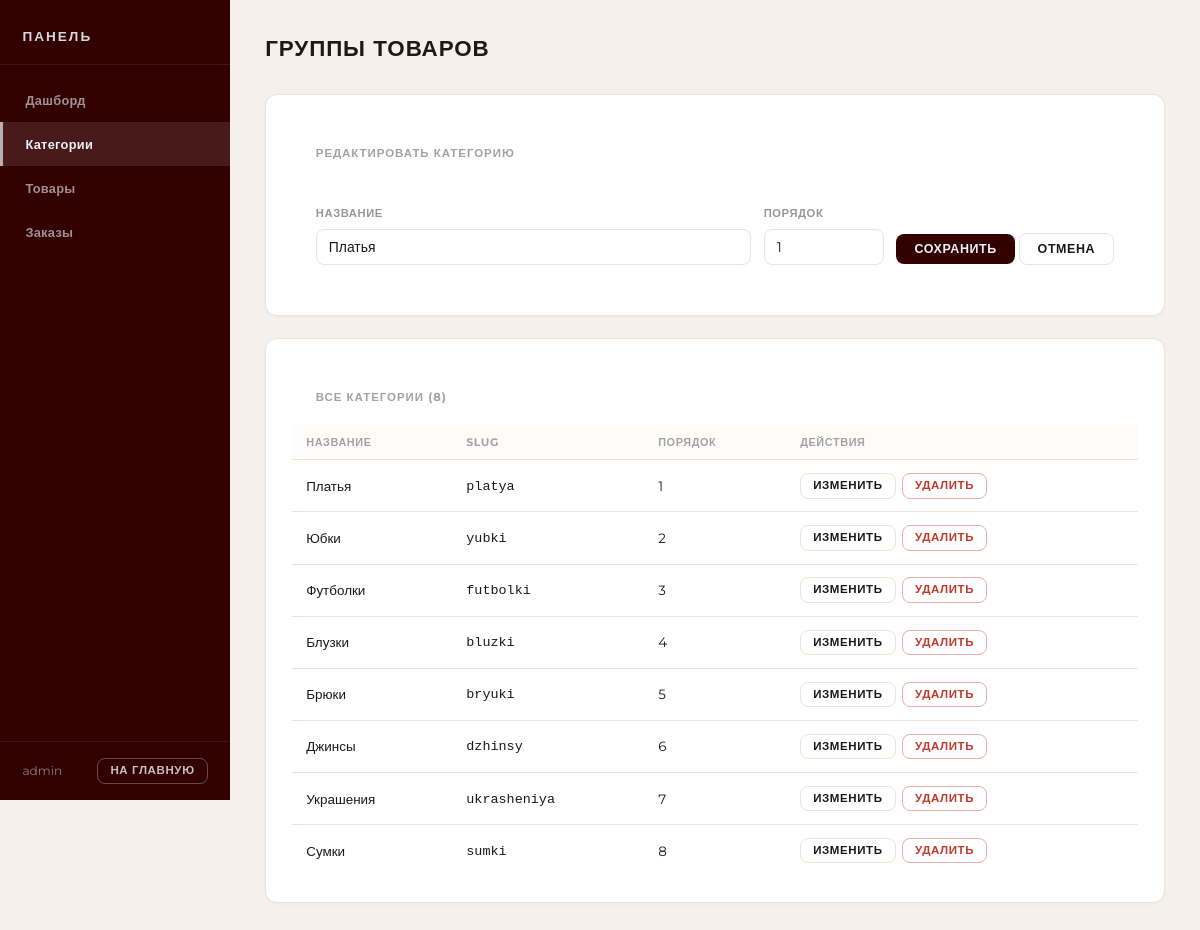
The app's page /admin/categories.php?edit=1 (signed in) with its own data.
### tables this page shows
CREATE TABLE `product_categories` (
  `id` int UNSIGNED NOT NULL,
  `name` varchar(100) NOT NULL,
  `slug` varchar(110) NOT NULL,
  `sort_order` int UNSIGNED NOT NULL DEFAULT '0',
  `created_at` datetime NOT NULL DEFAULT CURRENT_TIMESTAMP
);

### config/db.php (called while the page is built, shortened)
<?php
function db(): PDO {
    static $pdo = null;
    if ($pdo === null) {
        $dsn = sprintf('mysql:host=%s;dbname=%s;charset=%s', DB_HOST, DB_NAME, DB_CHARSET);
        $options = [
            PDO::ATTR_ERRMODE            => PDO::ERRMODE_EXCEPTION,
            PDO::ATTR_DEFAULT_FETCH_MODE => PDO::FETCH_ASSOC,
            PDO::ATTR_EMULATE_PREPARES   => false,
        ];
        try {
            $pdo = new PDO($dsn, DB_USER, DB_PASS, $options);
        } catch (PDOException $e) {
            error_log($e->getMessage());
            die('Database connection error. Please try again later.');
        }
    }
    return $pdo;
}

### includes/categories.php (called while the page is built, shortened)
<?php
require_once __DIR__ . '/../config/db.php';
require_once __DIR__ . '/security.php';
function categories_all(): array {
    $stmt = db()->query(
        'SELECT id, name, slug, sort_order FROM product_categories ORDER BY sort_order, name'
    );
    return $stmt->fetchAll();
}
function category_by_id(int $id) {
    $stmt = db()->prepare('SELECT * FROM product_categories WHERE id = ? LIMIT 1');
    $stmt->execute([$id]);
    return $stmt->fetch();
}

### includes/security.php (called while the page is built, shortened)
<?php
function e(string $str): string {
    return htmlspecialchars($str, ENT_QUOTES | ENT_SUBSTITUTE, 'UTF-8');
}

### admin/categories.php (the view, shortened to what this page needs)
<?php
require_once ROOT . '/config/db.php';
require_once ROOT . '/includes/security.php';
require_once ROOT . '/includes/categories.php';
$categories = categories_all();
$editCategory = isset($_GET['edit']) ? category_by_id((int)$_GET['edit']) : null;
?>
<!DOCTYPE html>
<html lang="ru">
<head>
    <link rel="stylesheet" href="/assets/css/style.css">
    <link rel="stylesheet" href="/admin/assets/css/admin.css">
</head>
<body class="admin-layout">
<?php include __DIR__ . '/includes/admin_nav.php'; ?>
<main class="admin-main">
    <div class="admin-header">
        <h1>Группы товаров</h1>
    </div>
    <section class="admin-card">
        <h2><?= $editCategory ? 'Редактировать категорию' : 'Новая категория' ?></h2>
        <form method="post" action="/admin/categories.php" class="form-inline">
            <div class="form-group" style="min-width:200px">
                <label for="name">Название</label>
                <input type="text" id="name" name="name" required maxlength="100"
                       placeholder="Например: Платья"
                       value="<?= e($editCategory['name'] ?? '') ?>">
            </div>
            <div class="form-group form-group--small">
                <label for="sort_order">Порядок</label>
                <input type="number" id="sort_order" name="sort_order" min="0"
                       value="<?= (int)($editCategory['sort_order'] ?? 0) ?>">
            </div>
            <div class="form-group" style="flex:0 0 auto;padding-top:1.55rem;margin-bottom:0">
                <button type="submit" class="btn btn--primary"><?= $editCategory ? 'Сохранить' : 'Создать' ?></button>
                <?php if ($editCategory): ?><a href="/admin/categories.php" class="btn btn--ghost">Отмена</a><?php endif; ?>
            </div>
        </form>
    </section>
    <section class="admin-card">
        <h2>Все категории (<?= count($categories) ?>)</h2>
        <?php if (empty($categories)): ?>
            <p class="empty-hint">Категорий пока нет.</p>
        <?php else: ?>
        <table class="admin-table admin-table--simple">
            <thead><tr><th>Название</th><th>Slug</th><th>Порядок</th><th>Действия</th></tr></thead>
            <tbody>
            <?php foreach ($categories as $cat): ?>
                <tr>
                    <td><?= e($cat['name']) ?></td>
                    <td><code><?= e($cat['slug']) ?></code></td>
                    <td><?= (int)$cat['sort_order'] ?></td>
                    <td class="actions">
                        <div class="actions-wrap">
                        <a href="/admin/categories.php?edit=<?= (int)$cat['id'] ?>"
                           class="btn btn--sm btn--ghost">Изменить</a>
                        <form method="post" action="/admin/categories.php"
                              onsubmit="return confirm('Удалить категорию «<?= e($cat['name']) ?>»?')">
                            <button type="submit" class="btn btn--sm btn--danger">Удалить</button>
                        </form>
                        </div>
                    </td>
                </tr>
            <?php endforeach; ?>
            </tbody>
        </table>
        <?php endif; ?>
    </section>
</main>
</body>
</html>

### assets/css/style.css (style rules this page uses)
*, *::before, *::after { margin: 0; padding: 0; box-sizing: border-box; }
:root { --page-bg: #FFFFFF; --header-bg: #330000; --header-text: #E7F0F7; --main-text: #1A1A1A; }
body { background-color: var(--page-bg); color: var(--main-text); font-family: "Montserrat", sans-serif; font-weight: 400; line-height: 1.5; scroll-behavior: smooth; }
a { text-decoration: none; color: inherit; }

### admin/assets/css/admin.css (style rules this page uses)
:root { --admin-bg: #F5F0EB; --admin-sidebar: #330000; --admin-text: #1A1A1A; --admin-border: #EBE4DA; --admin-white: #FFFFFF; --admin-accent: #330000; --admin-danger: #c0392b; --admin-success: #27ae60; --admin-warning: #b8860b; --admin-info: #1a6b9a; --sidebar-width: 230px; --topbar-height: 56px; }
*, *::before, *::after { box-sizing: border-box; margin: 0; padding: 0; }
body { font-family: "Montserrat", sans-serif; background: var(--admin-bg); color: var(--admin-text); font-size: 0.88rem; line-height: 1.5; }
a { text-decoration: none; color: inherit; }
.admin-layout { display: flex; min-height: 100vh; }
.admin-main { flex: 1; min-width: 0; padding: 2rem 2.2rem; }
.admin-header { display: flex; align-items: center; justify-content: space-between; margin-bottom: 1.8rem; flex-wrap: wrap; gap: 0.8rem; }
.admin-header h1 { font-size: 1.4rem; font-weight: 800; text-transform: uppercase; letter-spacing: 0.04em; color: var(--admin-text); }
.admin-card { background: var(--admin-white); border-radius: 12px; padding: 1.6rem; margin-bottom: 1.4rem; border: 1px solid var(--admin-border); box-shadow: 0 1px 3px rgba(0,0,0,0.04); overflow-x: auto; -webkit-overflow-scrolling: touch; }
.admin-card > *:not(table) { padding: 1.5rem; }
.admin-card > h2 { padding: 1.5rem 1.5rem 0; }
.admin-card h2 { font-size: 0.72rem; font-weight: 700; text-transform: uppercase; letter-spacing: 0.08em; color: var(--admin-text); opacity: 0.4; margin-bottom: 1.2rem; }
.admin-table { width: 100%; border-collapse: collapse; font-size: 0.84rem; min-width: 700px; }
.admin-table--simple { min-width: 0; }
.admin-table th { text-align: left; padding: 0.55rem 0.9rem; font-size: 0.68rem; font-weight: 700; text-transform: uppercase; letter-spacing: 0.6px; color: var(--admin-text); opacity: 0.4; border-bottom: 1px solid var(--admin-border); white-space: nowrap; background: #fdfaf7; }
.admin-table td { padding: 0.8rem 0.9rem; border-bottom: 1px solid var(--admin-border); vertical-align: middle; }
.admin-table tr:last-child td { border-bottom: none; }
.admin-table tbody tr { transition: background 0.1s; }
.admin-table td.actions { white-space: nowrap; vertical-align: middle; }
.admin-table td.actions .actions-wrap { display: flex; align-items: center; gap: 0.4rem; }
.admin-table td.actions form { display: contents; }
.form-group { flex: 1; min-width: 180px; margin-bottom: 1rem; }
.form-group--small { flex: 0 0 160px; min-width: 120px; }
.form-group > label { display: block; font-size: 0.7rem; font-weight: 700; text-transform: uppercase; letter-spacing: 0.6px; color: var(--admin-text); opacity: 0.45; margin-bottom: 0.45rem; }
.form-group input[type="text"], .form-group input[type="number"], .form-group input[type="email"], .form-group input[type="tel"], .form-group input[type="file"], .form-group select, .form-group textarea { width: 100%; padding: 9px 12px; border: 1.5px solid var(--admin-border); border-radius: 8px; font-family: "Montserrat", sans-serif; font-size: 0.87rem; color: var(--admin-text); background: var(--admin-white); outline: none; transition: border-color 0.18s, box-shadow 0.18s; }
.btn { display: inline-flex; align-items: center; justify-content: center; gap: 0.4rem; padding: 9px 18px; border-radius: 8px; font-family: "Montserrat", sans-serif; font-size: 0.78rem; font-weight: 700; letter-spacing: 0.6px; text-transform: uppercase; border: none; cursor: pointer; text-decoration: none; transition: all 0.15s; white-space: nowrap; vertical-align: middle; line-height: 1; }
.btn--primary { background: var(--admin-accent); color: #E7F0F7; }
.btn--ghost { background: transparent; color: var(--admin-text); border: 1px solid var(--admin-border); }
.btn--danger { background: transparent; color: var(--admin-danger); border: 1px solid rgba(192,57,43,0.4); }
.btn--sm { padding: 6px 12px; font-size: 0.72rem; }
.form-inline { display: flex; align-items: flex-end; gap: 0.8rem; flex-wrap: wrap; }
.form-inline .form-group { margin-bottom: 0; }
.form-inline .form-group--small { flex: 0 0 120px; }
#orders-table, .admin-table { min-width: 750px !important; }

### records on screen
product_categories: name "Платья", sort_order "1", slug "platya"
product_categories: name "Юбки", slug "yubki", sort_order "2"
product_categories: name "Футболки", slug "futbolki", sort_order "3"
product_categories: name "Блузки", slug "bluzki", sort_order "4"
product_categories: name "Брюки", slug "bryuki", sort_order "5"
product_categories: name "Джинсы", slug "dzhinsy", sort_order "6"
product_categories: name "Украшения", slug "ukrasheniya", sort_order "7"
product_categories: name "Сумки", slug "sumki", sort_order "8"

### other values on screen
$_SESSION['username'] "admin"
count($categories) "8"
